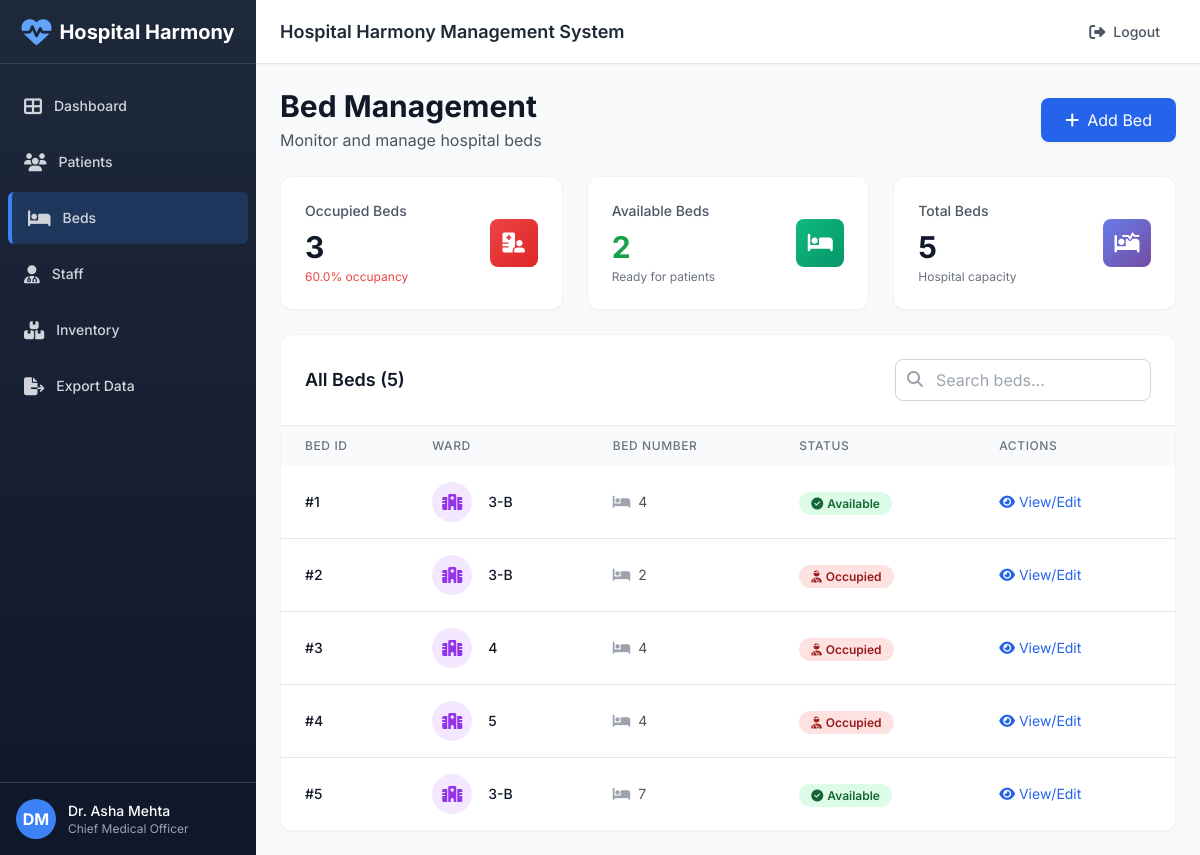
Before: /beds (signed in) with the older database file.
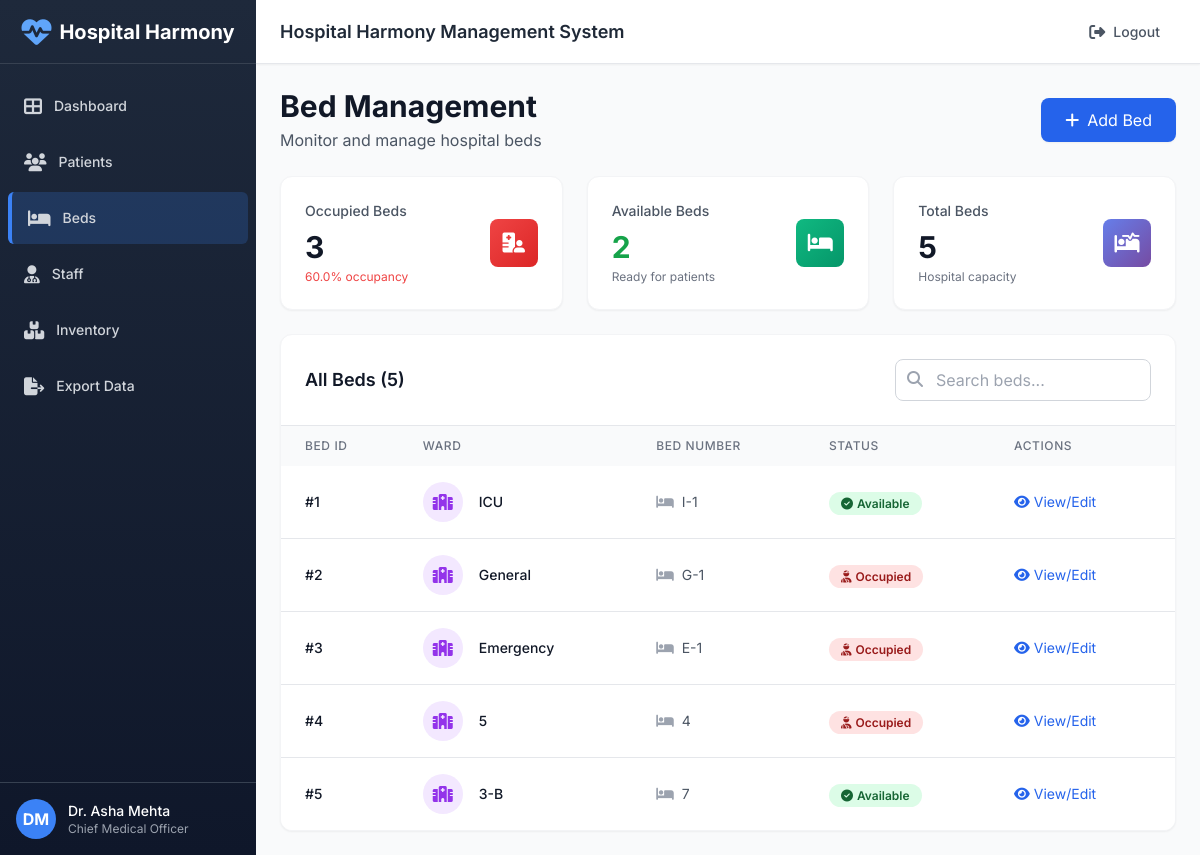
After: the same page with the newer database file.
### tables this page shows
CREATE TABLE beds (
    id INTEGER PRIMARY KEY AUTOINCREMENT,
    ward TEXT NOT NULL,
    bed_number TEXT NOT NULL,
    status TEXT NOT NULL DEFAULT 'available'
);

### app.py (the view)
@app.route('/beds')
@login_required
def beds():
    db = get_db(); cur = db.cursor()
    cur.execute('SELECT * FROM beds')
    rows = cur.fetchall()
    return render_template('beds.html', beds=rows)

### app.py (called while the page is built)
def login_required(f):
    @wraps(f)
    def wrapped(*args, **kwargs):
        if 'user' not in session:
            return redirect(url_for('login'))
        return f(*args, **kwargs)
    return wrapped

### database.py (called while the page is built)
def get_db():
    global _conn
    if _conn is None:
        _conn = sqlite3.connect(DB_PATH, check_same_thread=False)
        _conn.row_factory = sqlite3.Row
    return _conn

### templates/beds.html (shortened to what the changed rows need)
{% extends "layout.html" %}
{% block content %}
<div class="flex items-center justify-between mb-6">
    <div>
        <h1 class="text-3xl font-bold text-gray-900">Bed Management</h1>
    </div>
</div>
<div class="bg-white rounded-xl shadow-sm border border-gray-100 overflow-hidden">
    <div class="overflow-x-auto">
        <table class="w-full" id="bedsTable">
            <thead class="bg-gray-50">
                <tr>
                    <th class="px-6 py-3 text-left text-xs font-medium text-gray-500 uppercase tracking-wider">Bed ID</th>
                    <th class="px-6 py-3 text-left text-xs font-medium text-gray-500 uppercase tracking-wider">Ward</th>
                    <th class="px-6 py-3 text-left text-xs font-medium text-gray-500 uppercase tracking-wider">Bed Number</th>
                    <th class="px-6 py-3 text-left text-xs font-medium text-gray-500 uppercase tracking-wider">Status</th>
                    <th class="px-6 py-3 text-left text-xs font-medium text-gray-500 uppercase tracking-wider">Actions</th>
                </tr>
            </thead>
            <tbody class="bg-white divide-y divide-gray-200">
                {% if beds %}
                    {% for b in beds %}
                    <tr class="hover:bg-gray-50 transition">
                        <td class="px-6 py-4 whitespace-nowrap text-sm font-medium text-gray-900">#{{ b['id'] }}</td>
                        <td class="px-6 py-4 whitespace-nowrap">
                            <div class="flex items-center">
                                <div class="flex-shrink-0 h-10 w-10 bg-purple-100 rounded-full flex items-center justify-center">
                                    <i class="fas fa-hospital text-purple-600"></i>
                                </div>
                                <div class="ml-4">
                                    <div class="text-sm font-medium text-gray-900">{{ b['ward'] }}</div>
                                </div>
                            </div>
                        </td>
                        <td class="px-6 py-4 whitespace-nowrap text-sm text-gray-600">
                            <i class="fas fa-bed mr-2 text-gray-400"></i>{{ b['bed_number'] }}
                        </td>
                        <td class="px-6 py-4 whitespace-nowrap">
                            {% if b['status'] == 'available' %}
                                <span class="px-3 py-1 text-xs font-semibold rounded-full bg-green-100 text-green-800">
                                    <i class="fas fa-check-circle mr-1"></i>Available
                                </span>
                            {% elif b['status'] == 'occupied' %}
                                <span class="px-3 py-1 text-xs font-semibold rounded-full bg-red-100 text-red-800">
                                    <i class="fas fa-user-injured mr-1"></i>Occupied
                                </span>
                            {% else %}
                                <span class="px-3 py-1 text-xs font-semibold rounded-full bg-gray-100 text-gray-800">
                                    <i class="fas fa-tools mr-1"></i>{{ b['status']|title }}
                                </span>
                            {% endif %}
                        </td>
                        <td class="px-6 py-4 whitespace-nowrap text-sm">
                            <button onclick="viewBed({{ b['id'] }}, '{{ b['ward'] }}', '{{ b['bed_number'] }}', '{{ b['status'] }}')" class="text-blue-600 hover:text-blue-800 mr-3 transition">
                                <i class="fas fa-eye mr-1"></i>View/Edit
                            </button>
                        </td>
                    </tr>
                    {% endfor %}
                {% endif %}
            </tbody>
        </table>
    </div>
</div>
{% endblock %}

Changed rows visible on the page:
changed beds id 1: ward "3-B" → "ICU"; bed_number "4" → "I-1"
changed beds id 2: ward "3-B" → "General"; bed_number "2" → "G-1"
changed beds id 3: ward "4" → "Emergency"; bed_number "4" → "E-1"
